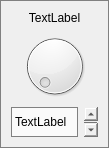
<?xml version="1.0" encoding="UTF-8"?>
<ui version="4.0">
 <class>ScientificNotationControl</class>
 <widget class="QWidget" name="ScientificNotationControl">
  <property name="geometry">
   <rect>
    <x>0</x>
    <y>0</y>
    <width>109</width>
    <height>146</height>
   </rect>
  </property>
  <property name="windowTitle">
   <string>Widget</string>
  </property>
  <property name="styleSheet">
   <string notr="true">QWidget {border: 1px solid grey}</string>
  </property>
  <layout class="QGridLayout" name="gridLayout">
   <item row="2" column="1">
    <widget class="QScrollBar" name="verticalScrollBar">
     <property name="maximumSize">
      <size>
       <width>16777215</width>
       <height>30</height>
      </size>
     </property>
     <property name="styleSheet">
      <string notr="true">QScrollBar  {border: 0px}</string>
     </property>
     <property name="minimum">
      <number>-13</number>
     </property>
     <property name="maximum">
      <number>11</number>
     </property>
     <property name="value">
      <number>0</number>
     </property>
     <property name="sliderPosition">
      <number>0</number>
     </property>
     <property name="orientation">
      <enum>Qt::Vertical</enum>
     </property>
    </widget>
   </item>
   <item row="2" column="0">
    <widget class="QLabel" name="scientNotLabel">
     <property name="styleSheet">
      <string notr="true">QLabel {background-color: #fafafa}
QLabel {border: 1px solid grey}</string>
     </property>
     <property name="text">
      <string>TextLabel</string>
     </property>
    </widget>
   </item>
   <item row="1" column="0" colspan="2">
    <widget class="QDial" name="dial">
     <property name="minimumSize">
      <size>
       <width>0</width>
       <height>70</height>
      </size>
     </property>
     <property name="maximumSize">
      <size>
       <width>16777215</width>
       <height>16777215</height>
      </size>
     </property>
     <property name="minimum">
      <number>1</number>
     </property>
     <property name="maximum">
      <number>999</number>
     </property>
    </widget>
   </item>
   <item row="0" column="0" colspan="2">
    <widget class="QLabel" name="label">
     <property name="styleSheet">
      <string notr="true">QLabel {border: 0px}</string>
     </property>
     <property name="text">
      <string>TextLabel</string>
     </property>
     <property name="alignment">
      <set>Qt::AlignCenter</set>
     </property>
    </widget>
   </item>
  </layout>
 </widget>
 <resources/>
 <connections/>
</ui>
